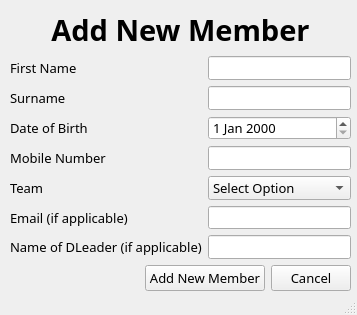
<?xml version="1.0" encoding="UTF-8"?>
<ui version="4.0">
 <class>MainWindow</class>
 <widget class="QMainWindow" name="MainWindow">
  <property name="geometry">
   <rect>
    <x>0</x>
    <y>0</y>
    <width>357</width>
    <height>315</height>
   </rect>
  </property>
  <property name="font">
   <font>
    <family>IBM Plex Sans</family>
    <pointsize>10</pointsize>
   </font>
  </property>
  <property name="windowTitle">
   <string>Add New Member</string>
  </property>
  <widget class="QWidget" name="centralwidget">
   <widget class="QWidget" name="verticalLayoutWidget">
    <property name="geometry">
     <rect>
      <x>10</x>
      <y>10</y>
      <width>341</width>
      <height>281</height>
     </rect>
    </property>
    <layout class="QVBoxLayout" name="verticalLayout">
     <item>
      <widget class="QLabel" name="label_addNewMember">
       <property name="sizePolicy">
        <sizepolicy hsizetype="Preferred" vsizetype="Maximum">
         <horstretch>0</horstretch>
         <verstretch>0</verstretch>
        </sizepolicy>
       </property>
       <property name="font">
        <font>
         <family>IBM Plex Sans</family>
         <pointsize>22</pointsize>
         <weight>75</weight>
         <bold>true</bold>
        </font>
       </property>
       <property name="text">
        <string>Add New Member</string>
       </property>
       <property name="alignment">
        <set>Qt::AlignCenter</set>
       </property>
      </widget>
     </item>
     <item>
      <layout class="QFormLayout" name="fLayout_addNewMember">
       <item row="0" column="0">
        <widget class="QLabel" name="label_firstName">
         <property name="text">
          <string>First Name</string>
         </property>
        </widget>
       </item>
       <item row="0" column="1">
        <widget class="QLineEdit" name="line_firstName"/>
       </item>
       <item row="1" column="0">
        <widget class="QLabel" name="label_surname">
         <property name="text">
          <string>Surname</string>
         </property>
        </widget>
       </item>
       <item row="1" column="1">
        <widget class="QLineEdit" name="line_surname"/>
       </item>
       <item row="2" column="0">
        <widget class="QLabel" name="label_dob">
         <property name="text">
          <string>Date of Birth</string>
         </property>
        </widget>
       </item>
       <item row="2" column="1">
        <widget class="QDateEdit" name="date_dob"/>
       </item>
       <item row="3" column="0">
        <widget class="QLabel" name="label_mobileNumber">
         <property name="text">
          <string>Mobile Number</string>
         </property>
        </widget>
       </item>
       <item row="3" column="1">
        <widget class="QLineEdit" name="line_mobileNumber"/>
       </item>
       <item row="4" column="0">
        <widget class="QLabel" name="label_teamSelect">
         <property name="text">
          <string>Team</string>
         </property>
        </widget>
       </item>
       <item row="4" column="1">
        <widget class="QComboBox" name="combo_teamSelect">
         <item>
          <property name="text">
           <string>Select Option</string>
          </property>
         </item>
         <item>
          <property name="text">
           <string>Camera &amp; Graphics</string>
          </property>
         </item>
         <item>
          <property name="text">
           <string>Sounds &amp; Lights</string>
          </property>
         </item>
         <item>
          <property name="text">
           <string>Stage Management</string>
          </property>
         </item>
        </widget>
       </item>
       <item row="5" column="0">
        <widget class="QLabel" name="label_email">
         <property name="text">
          <string>Email (if applicable)</string>
         </property>
        </widget>
       </item>
       <item row="5" column="1">
        <widget class="QLineEdit" name="line_email"/>
       </item>
       <item row="6" column="0">
        <widget class="QLabel" name="label_dLeader">
         <property name="text">
          <string>&lt;html&gt;&lt;head/&gt;&lt;body&gt;&lt;p&gt;Name of DLeader (if applicable)&lt;/p&gt;&lt;/body&gt;&lt;/html&gt;</string>
         </property>
        </widget>
       </item>
       <item row="6" column="1">
        <widget class="QLineEdit" name="line_dLeader"/>
       </item>
      </layout>
     </item>
     <item>
      <layout class="QHBoxLayout" name="horizontalLayout">
       <item>
        <spacer name="hSpacer_1">
         <property name="orientation">
          <enum>Qt::Horizontal</enum>
         </property>
         <property name="sizeHint" stdset="0">
          <size>
           <width>40</width>
           <height>20</height>
          </size>
         </property>
        </spacer>
       </item>
       <item>
        <widget class="QPushButton" name="btn_addNewMember">
         <property name="text">
          <string>Add New Member</string>
         </property>
        </widget>
       </item>
       <item>
        <widget class="QPushButton" name="btn_cancel">
         <property name="text">
          <string>Cancel</string>
         </property>
        </widget>
       </item>
      </layout>
     </item>
    </layout>
   </widget>
  </widget>
  <widget class="QStatusBar" name="statusbar"/>
 </widget>
 <resources/>
 <connections/>
</ui>
